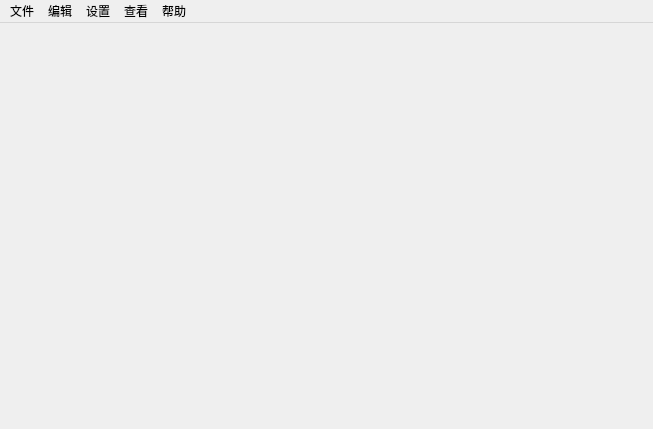
<?xml version="1.0" encoding="UTF-8"?>
<ui version="4.0">
 <class>MainWindow</class>
 <widget class="QMainWindow" name="MainWindow">
  <property name="geometry">
   <rect>
    <x>0</x>
    <y>0</y>
    <width>653</width>
    <height>429</height>
   </rect>
  </property>
  <property name="windowTitle">
   <string>通信程序</string>
  </property>
  <property name="windowIcon">
   <iconset resource="pics.qrc">
    <normaloff>:/pics/computers_256px.png</normaloff>:/pics/computers_256px.png</iconset>
  </property>
  <widget class="QWidget" name="centralwidget">
   <layout class="QHBoxLayout" name="horizontalLayout">
    <item>
     <layout class="QHBoxLayout" name="horizontalLayout_2"/>
    </item>
   </layout>
  </widget>
  <widget class="QMenuBar" name="menubar">
   <property name="geometry">
    <rect>
     <x>0</x>
     <y>0</y>
     <width>653</width>
     <height>23</height>
    </rect>
   </property>
   <widget class="QMenu" name="menu">
    <property name="title">
     <string>文件</string>
    </property>
    <addaction name="action_Exit"/>
   </widget>
   <widget class="QMenu" name="menu_2">
    <property name="title">
     <string>设置</string>
    </property>
    <addaction name="action_Setup"/>
    <addaction name="action_ResultPath"/>
   </widget>
   <widget class="QMenu" name="menu_3">
    <property name="title">
     <string>查看</string>
    </property>
    <addaction name="action_Data"/>
    <addaction name="action_ComLog"/>
   </widget>
   <widget class="QMenu" name="menu_4">
    <property name="title">
     <string>编辑</string>
    </property>
    <addaction name="action_Clear"/>
   </widget>
   <widget class="QMenu" name="menu_5">
    <property name="title">
     <string>帮助</string>
    </property>
    <addaction name="action_Help"/>
    <addaction name="action_About"/>
   </widget>
   <addaction name="menu"/>
   <addaction name="menu_4"/>
   <addaction name="menu_2"/>
   <addaction name="menu_3"/>
   <addaction name="menu_5"/>
  </widget>
  <action name="action_Setup">
   <property name="text">
    <string>参数设置</string>
   </property>
  </action>
  <action name="action_Exit">
   <property name="text">
    <string>退出</string>
   </property>
  </action>
  <action name="action_Data">
   <property name="text">
    <string>查看数据</string>
   </property>
  </action>
  <action name="action_ComLog">
   <property name="text">
    <string>查看通信日志</string>
   </property>
  </action>
  <action name="action_Qr">
   <property name="text">
    <string>查看二维码</string>
   </property>
  </action>
  <action name="action_ResultPath">
   <property name="text">
    <string>数据保存路径</string>
   </property>
  </action>
  <action name="action_Clear">
   <property name="text">
    <string>清空</string>
   </property>
  </action>
  <action name="action_SelectAll">
   <property name="text">
    <string>全选    Ctrl+A</string>
   </property>
  </action>
  <action name="action_Copy">
   <property name="text">
    <string>复制    Ctrl+C</string>
   </property>
  </action>
  <action name="action_Help">
   <property name="text">
    <string>帮助</string>
   </property>
  </action>
  <action name="action_About">
   <property name="text">
    <string>关于</string>
   </property>
  </action>
 </widget>
 <resources>
  <include location="pics.qrc"/>
 </resources>
 <connections>
  <connection>
   <sender>action_Exit</sender>
   <signal>triggered()</signal>
   <receiver>MainWindow</receiver>
   <slot>close()</slot>
   <hints>
    <hint type="sourcelabel">
     <x>-1</x>
     <y>-1</y>
    </hint>
    <hint type="destinationlabel">
     <x>326</x>
     <y>214</y>
    </hint>
   </hints>
  </connection>
 </connections>
</ui>
